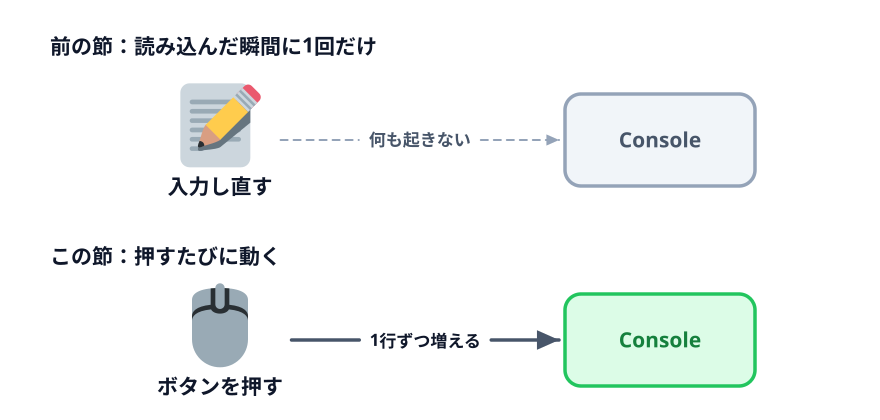

Here is the Python script that generated this plot:
"""1-2 の解説図: 「読み込んだ瞬間に1回だけ」と「押すたびに」の対比。

イメージスキーマ = SPLITTING（同じ流れが2通りに分かれる）＋ BLOCKAGE（上段は届かない）。
実行: cd images && python3 01-when-it-runs.py
"""

import pathlib
import sys

sys.path.insert(0, str(pathlib.Path.home() / ".claude/skills/genfig"))
from genfig import Canvas  # noqa: E402

c = Canvas(880, 420)

c.text(50, 54, "前の節：読み込んだ瞬間に1回だけ", scale="heading", align="left")
a1 = c.node(220, 140, "入力し直す", emoji_cp="1f4dd", w=160, h=92)      # 📝
a2 = c.node(660, 140, "Console", shape="sticky", color="gray", w=190, h=92)
c.link(a1, a2, label="何も起きない", dash="dashed", primary=False)

c.text(50, 264, "この節：押すたびに動く", scale="heading", align="left")
b1 = c.node(220, 340, "ボタンを押す", emoji_cp="1f5b1", w=160, h=92)    # 🖱️
b2 = c.node(660, 340, "Console", shape="sticky", color="green", w=190, h=92)
c.link(b1, b2, label="1行ずつ増える")

print(c.save("01-when-it-runs.svg"))
